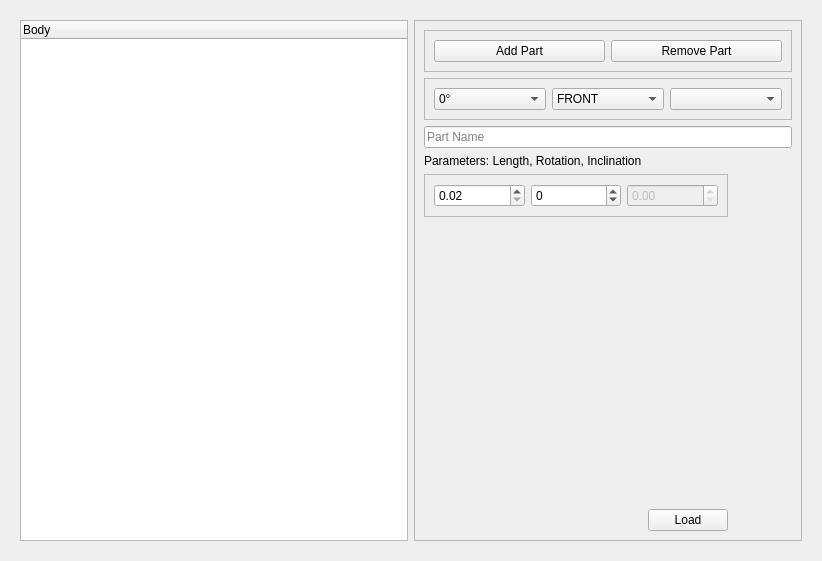
<?xml version="1.0" encoding="UTF-8"?>
<ui version="4.0">
 <class>RobotConfigForm</class>
 <widget class="QWidget" name="RobotConfigForm">
  <property name="geometry">
   <rect>
    <x>0</x>
    <y>0</y>
    <width>822</width>
    <height>561</height>
   </rect>
  </property>
  <property name="windowTitle">
   <string>Form</string>
  </property>
  <layout class="QGridLayout" name="gridLayout_3">
   <item row="0" column="0">
    <widget class="QWidget" name="widget" native="true">
     <layout class="QGridLayout" name="gridLayout_2">
      <item row="0" column="1">
       <widget class="QFrame" name="frame">
        <property name="sizePolicy">
         <sizepolicy hsizetype="Minimum" vsizetype="Preferred">
          <horstretch>0</horstretch>
          <verstretch>0</verstretch>
         </sizepolicy>
        </property>
        <property name="minimumSize">
         <size>
          <width>200</width>
          <height>0</height>
         </size>
        </property>
        <property name="frameShape">
         <enum>QFrame::StyledPanel</enum>
        </property>
        <property name="frameShadow">
         <enum>QFrame::Raised</enum>
        </property>
        <layout class="QGridLayout" name="gridLayout">
         <item row="0" column="0" colspan="3">
          <widget class="QFrame" name="frame_2">
           <property name="frameShape">
            <enum>QFrame::StyledPanel</enum>
           </property>
           <property name="frameShadow">
            <enum>QFrame::Raised</enum>
           </property>
           <layout class="QHBoxLayout" name="horizontalLayout">
            <item>
             <widget class="QPushButton" name="button_add_part">
              <property name="text">
               <string>Add Part</string>
              </property>
             </widget>
            </item>
            <item>
             <widget class="QPushButton" name="button_remove_part">
              <property name="text">
               <string>Remove Part</string>
              </property>
             </widget>
            </item>
           </layout>
          </widget>
         </item>
         <item row="5" column="0" colspan="2">
          <widget class="QFrame" name="frame_6">
           <property name="frameShape">
            <enum>QFrame::StyledPanel</enum>
           </property>
           <property name="frameShadow">
            <enum>QFrame::Raised</enum>
           </property>
           <layout class="QHBoxLayout" name="horizontalLayout_3">
            <item>
             <widget class="QDoubleSpinBox" name="spin_paramlength">
              <property name="minimum">
               <double>0.020000000000000</double>
              </property>
              <property name="maximum">
               <double>0.100000000000000</double>
              </property>
              <property name="singleStep">
               <double>0.010000000000000</double>
              </property>
             </widget>
            </item>
            <item>
             <widget class="QSpinBox" name="spin_paramrotation">
              <property name="minimum">
               <number>-90</number>
              </property>
              <property name="maximum">
               <number>90</number>
              </property>
             </widget>
            </item>
            <item>
             <widget class="QDoubleSpinBox" name="doubleSpinBox_2">
              <property name="enabled">
               <bool>false</bool>
              </property>
             </widget>
            </item>
           </layout>
          </widget>
         </item>
         <item row="2" column="0" colspan="3">
          <widget class="QLineEdit" name="robotPartNameEdit">
           <property name="placeholderText">
            <string>Part Name</string>
           </property>
          </widget>
         </item>
         <item row="6" column="1">
          <spacer name="verticalSpacer">
           <property name="orientation">
            <enum>Qt::Vertical</enum>
           </property>
           <property name="sizeHint" stdset="0">
            <size>
             <width>20</width>
             <height>40</height>
            </size>
           </property>
          </spacer>
         </item>
         <item row="1" column="0" colspan="3">
          <widget class="QFrame" name="frame_3">
           <property name="frameShape">
            <enum>QFrame::StyledPanel</enum>
           </property>
           <property name="frameShadow">
            <enum>QFrame::Raised</enum>
           </property>
           <layout class="QHBoxLayout" name="horizontalLayout_2">
            <item>
             <widget class="QComboBox" name="robotRotateCombo">
              <item>
               <property name="text">
                <string>0°</string>
               </property>
              </item>
              <item>
               <property name="text">
                <string>90°</string>
               </property>
              </item>
              <item>
               <property name="text">
                <string>180°</string>
               </property>
              </item>
              <item>
               <property name="text">
                <string>270°</string>
               </property>
              </item>
             </widget>
            </item>
            <item>
             <widget class="QComboBox" name="robotFaceCombo">
              <item>
               <property name="text">
                <string>FRONT</string>
               </property>
              </item>
              <item>
               <property name="text">
                <string>BACK</string>
               </property>
              </item>
              <item>
               <property name="text">
                <string>RIGHT</string>
               </property>
              </item>
              <item>
               <property name="text">
                <string>LEFT</string>
               </property>
              </item>
              <item>
               <property name="text">
                <string>CORE</string>
               </property>
              </item>
             </widget>
            </item>
            <item>
             <widget class="QComboBox" name="robotPartCombo">
              <property name="iconSize">
               <size>
                <width>32</width>
                <height>32</height>
               </size>
              </property>
             </widget>
            </item>
           </layout>
          </widget>
         </item>
         <item row="3" column="0">
          <widget class="QLabel" name="label_19">
           <property name="text">
            <string>Parameters: Length, Rotation, Inclination</string>
           </property>
          </widget>
         </item>
         <item row="7" column="1">
          <widget class="QPushButton" name="push_load">
           <property name="toolTip">
            <string>Load robot config from *txt or *json</string>
           </property>
           <property name="text">
            <string>Load</string>
           </property>
          </widget>
         </item>
        </layout>
       </widget>
      </item>
      <item row="0" column="0">
       <widget class="QTreeWidget" name="robotConfigTree">
        <property name="sizePolicy">
         <sizepolicy hsizetype="Minimum" vsizetype="Expanding">
          <horstretch>0</horstretch>
          <verstretch>0</verstretch>
         </sizepolicy>
        </property>
        <property name="minimumSize">
         <size>
          <width>100</width>
          <height>0</height>
         </size>
        </property>
        <property name="maximumSize">
         <size>
          <width>840</width>
          <height>16777215</height>
         </size>
        </property>
        <property name="dragEnabled">
         <bool>true</bool>
        </property>
        <property name="dragDropMode">
         <enum>QAbstractItemView::InternalMove</enum>
        </property>
        <property name="defaultDropAction">
         <enum>Qt::MoveAction</enum>
        </property>
        <property name="selectionMode">
         <enum>QAbstractItemView::ExtendedSelection</enum>
        </property>
        <property name="iconSize">
         <size>
          <width>32</width>
          <height>32</height>
         </size>
        </property>
        <property name="textElideMode">
         <enum>Qt::ElideNone</enum>
        </property>
        <property name="indentation">
         <number>20</number>
        </property>
        <property name="sortingEnabled">
         <bool>false</bool>
        </property>
        <property name="animated">
         <bool>true</bool>
        </property>
        <property name="headerHidden">
         <bool>false</bool>
        </property>
        <property name="columnCount">
         <number>1</number>
        </property>
        <attribute name="headerVisible">
         <bool>true</bool>
        </attribute>
        <column>
         <property name="text">
          <string>Body</string>
         </property>
        </column>
       </widget>
      </item>
     </layout>
    </widget>
   </item>
  </layout>
 </widget>
 <resources/>
 <connections/>
</ui>
